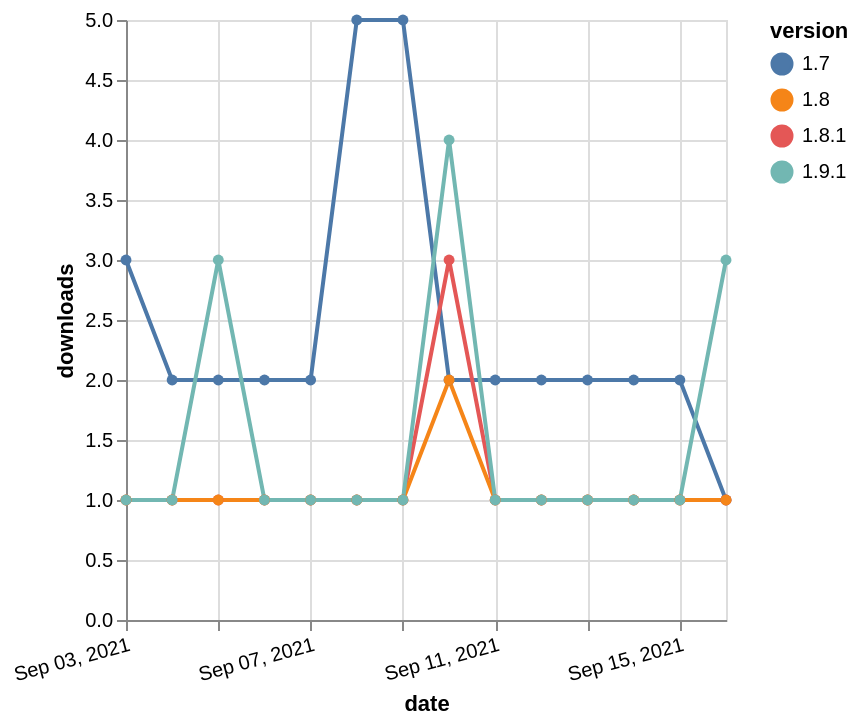

This figure's Vega-Lite source:
### Vega-Lite specification from a JSON file in a GitHub repository (floating-point values rounded to 4 significant figures)
{"$schema": "https://vega.github.io/schema/vega-lite/v5.json", "description": "A simple bar chart with embedded data.", "data": {"values": [{"date": "2021-09-03", "total": 2855, "delta": 3, "version": "1.7"}, {"date": "2021-09-04", "total": 2857, "delta": 2, "version": "1.7"}, {"date": "2021-09-05", "total": 2859, "delta": 2, "version": "1.7"}, {"date": "2021-09-06", "total": 2861, "delta": 2, "version": "1.7"}, {"date": "2021-09-07", "total": 2863, "delta": 2, "version": "1.7"}, {"date": "2021-09-08", "total": 2868, "delta": 5, "version": "1.7"}, {"date": "2021-09-09", "total": 2873, "delta": 5, "version": "1.7"}, {"date": "2021-09-10", "total": 2875, "delta": 2, "version": "1.7"}, {"date": "2021-09-11", "total": 2877, "delta": 2, "version": "1.7"}, {"date": "2021-09-12", "total": 2879, "delta": 2, "version": "1.7"}, {"date": "2021-09-13", "total": 2881, "delta": 2, "version": "1.7"}, {"date": "2021-09-14", "total": 2883, "delta": 2, "version": "1.7"}, {"date": "2021-09-15", "total": 2885, "delta": 2, "version": "1.7"}, {"date": "2021-09-16", "total": 2886, "delta": 1, "version": "1.7"}, {"date": "2021-09-03", "total": 512, "delta": 1, "version": "1.8.1"}, {"date": "2021-09-04", "total": 513, "delta": 1, "version": "1.8.1"}, {"date": "2021-09-05", "total": 514, "delta": 1, "version": "1.8.1"}, {"date": "2021-09-06", "total": 515, "delta": 1, "version": "1.8.1"}, {"date": "2021-09-07", "total": 516, "delta": 1, "version": "1.8.1"}, {"date": "2021-09-08", "total": 517, "delta": 1, "version": "1.8.1"}, {"date": "2021-09-09", "total": 518, "delta": 1, "version": "1.8.1"}, {"date": "2021-09-10", "total": 521, "delta": 3, "version": "1.8.1"}, {"date": "2021-09-11", "total": 522, "delta": 1, "version": "1.8.1"}, {"date": "2021-09-12", "total": 523, "delta": 1, "version": "1.8.1"}, {"date": "2021-09-13", "total": 524, "delta": 1, "version": "1.8.1"}, {"date": "2021-09-14", "total": 525, "delta": 1, "version": "1.8.1"}, {"date": "2021-09-15", "total": 526, "delta": 1, "version": "1.8.1"}, {"date": "2021-09-16", "total": 527, "delta": 1, "version": "1.8.1"}, {"date": "2021-09-03", "total": 330, "delta": 1, "version": "1.8"}, {"date": "2021-09-04", "total": 331, "delta": 1, "version": "1.8"}, {"date": "2021-09-05", "total": 332, "delta": 1, "version": "1.8"}, {"date": "2021-09-06", "total": 333, "delta": 1, "version": "1.8"}, {"date": "2021-09-07", "total": 334, "delta": 1, "version": "1.8"}, {"date": "2021-09-08", "total": 335, "delta": 1, "version": "1.8"}, {"date": "2021-09-09", "total": 336, "delta": 1, "version": "1.8"}, {"date": "2021-09-10", "total": 338, "delta": 2, "version": "1.8"}, {"date": "2021-09-11", "total": 339, "delta": 1, "version": "1.8"}, {"date": "2021-09-12", "total": 340, "delta": 1, "version": "1.8"}, {"date": "2021-09-13", "total": 341, "delta": 1, "version": "1.8"}, {"date": "2021-09-14", "total": 342, "delta": 1, "version": "1.8"}, {"date": "2021-09-15", "total": 343, "delta": 1, "version": "1.8"}, {"date": "2021-09-16", "total": 344, "delta": 1, "version": "1.8"}, {"date": "2021-09-03", "total": 875, "delta": 1, "version": "1.9.1"}, {"date": "2021-09-04", "total": 876, "delta": 1, "version": "1.9.1"}, {"date": "2021-09-05", "total": 879, "delta": 3, "version": "1.9.1"}, {"date": "2021-09-06", "total": 880, "delta": 1, "version": "1.9.1"}, {"date": "2021-09-07", "total": 881, "delta": 1, "version": "1.9.1"}, {"date": "2021-09-08", "total": 882, "delta": 1, "version": "1.9.1"}, {"date": "2021-09-09", "total": 883, "delta": 1, "version": "1.9.1"}, {"date": "2021-09-10", "total": 887, "delta": 4, "version": "1.9.1"}, {"date": "2021-09-11", "total": 888, "delta": 1, "version": "1.9.1"}, {"date": "2021-09-12", "total": 889, "delta": 1, "version": "1.9.1"}, {"date": "2021-09-13", "total": 890, "delta": 1, "version": "1.9.1"}, {"date": "2021-09-14", "total": 891, "delta": 1, "version": "1.9.1"}, {"date": "2021-09-15", "total": 892, "delta": 1, "version": "1.9.1"}, {"date": "2021-09-16", "total": 895, "delta": 3, "version": "1.9.1"}]}, "width": "container", "mark": {"type": "line", "point": {"filled": true}}, "encoding": {"x": {"field": "date", "type": "temporal", "timeUnit": "yearmonthdate", "title": "date", "axis": {"labelAngle": -15}}, "y": {"field": "delta", "type": "quantitative", "title": "downloads"}, "color": {"field": "version", "type": "nominal"}, "tooltip": {"field": "delta"}}}
